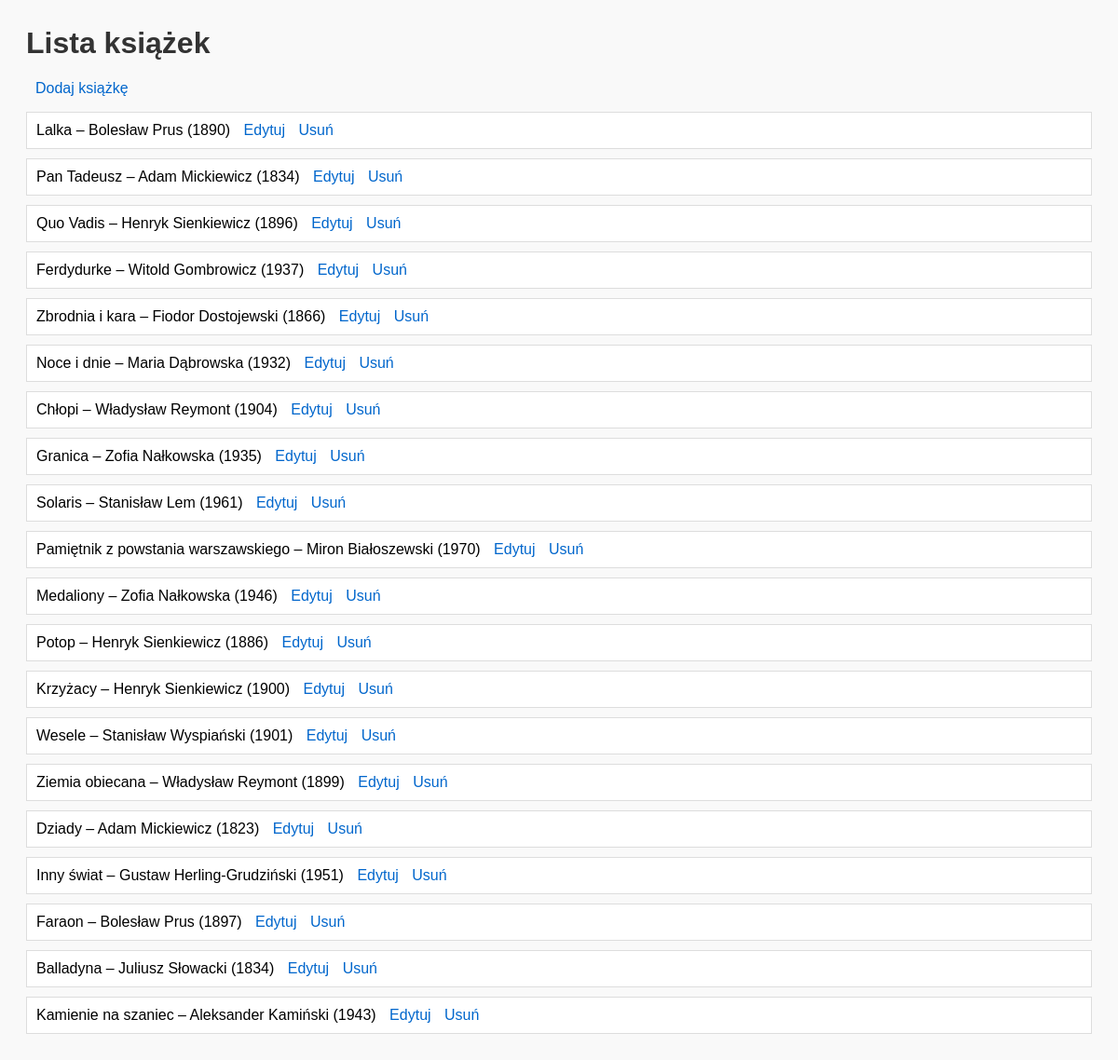
The page / on the database its author committed.
### ksiazki/models.py (models this page shows, shortened)
class Ksiazka(models.Model):
    tytul = models.CharField(max_length=200)
    autor = models.CharField(max_length=100)
    rok_wydania = models.PositiveIntegerField()

### ksiazki/views.py (the view)
# urls.py: path('', views.lista_ksiazek, name='lista_ksiazek'),
def lista_ksiazek(request):
    ksiazki = Ksiazka.objects.all()
    return render(request, 'ksiazki/lista.html', {'ksiazki': ksiazki})

### ksiazki/templates/ksiazki/lista.html
{% load static %}
<link rel="stylesheet" href="{% static 'ksiazki/style.css' %}">
<h1>Lista książek</h1>
<a href="{% url 'dodaj_ksiazke' %}">Dodaj książkę</a>
<ul>
  {% for ksiazka in ksiazki %}
    <li>
      {{ ksiazka.tytul }} – {{ ksiazka.autor }} ({{ ksiazka.rok_wydania }})
      <a href="{% url 'edytuj_ksiazke' ksiazka.pk %}">Edytuj</a>
      <a href="{% url 'usun_ksiazke' ksiazka.pk %}">Usuń</a>
    </li>
  {% endfor %}
</ul>

### ksiazki/static/ksiazki/style.css (style rules this page uses)
h1 { color: #333; }
ul { list-style-type: none; padding: 0; }
li { background-color: #fff; margin-bottom: 10px; padding: 10px; border: 1px solid #ddd; }
a { margin-left: 10px; color: #0066cc; text-decoration: none; }

### rows shown on the page
Ksiazka: tytul "Lalka", autor "Bolesław Prus", rok_wydania "1890"
Ksiazka: tytul "Pan Tadeusz", autor "Adam Mickiewicz", rok_wydania "1834"
Ksiazka: tytul "Quo Vadis", autor "Henryk Sienkiewicz", rok_wydania "1896"
Ksiazka: tytul "Ferdydurke", autor "Witold Gombrowicz", rok_wydania "1937"
Ksiazka: tytul "Zbrodnia i kara", autor "Fiodor Dostojewski", rok_wydania "1866"
Ksiazka: tytul "Noce i dnie", autor "Maria Dąbrowska", rok_wydania "1932"
Ksiazka: tytul "Chłopi", autor "Władysław Reymont", rok_wydania "1904"
Ksiazka: tytul "Granica", autor "Zofia Nałkowska", rok_wydania "1935"
Ksiazka: tytul "Solaris", autor "Stanisław Lem", rok_wydania "1961"
Ksiazka: tytul "Pamiętnik z powstania warszawskiego", autor "Miron Białoszewski", rok_wydania "1970"
Ksiazka: tytul "Medaliony", autor "Zofia Nałkowska", rok_wydania "1946"
Ksiazka: tytul "Potop", autor "Henryk Sienkiewicz", rok_wydania "1886"
Ksiazka: tytul "Krzyżacy", autor "Henryk Sienkiewicz", rok_wydania "1900"
Ksiazka: tytul "Wesele", autor "Stanisław Wyspiański", rok_wydania "1901"
Ksiazka: tytul "Ziemia obiecana", autor "Władysław Reymont", rok_wydania "1899"
Ksiazka: tytul "Dziady", autor "Adam Mickiewicz", rok_wydania "1823"
Ksiazka: tytul "Inny świat", autor "Gustaw Herling-Grudziński", rok_wydania "1951"
Ksiazka: tytul "Faraon", autor "Bolesław Prus", rok_wydania "1897"
Ksiazka: tytul "Balladyna", autor "Juliusz Słowacki", rok_wydania "1834"
Ksiazka: tytul "Kamienie na szaniec", autor "Aleksander Kamiński", rok_wydania "1943"
